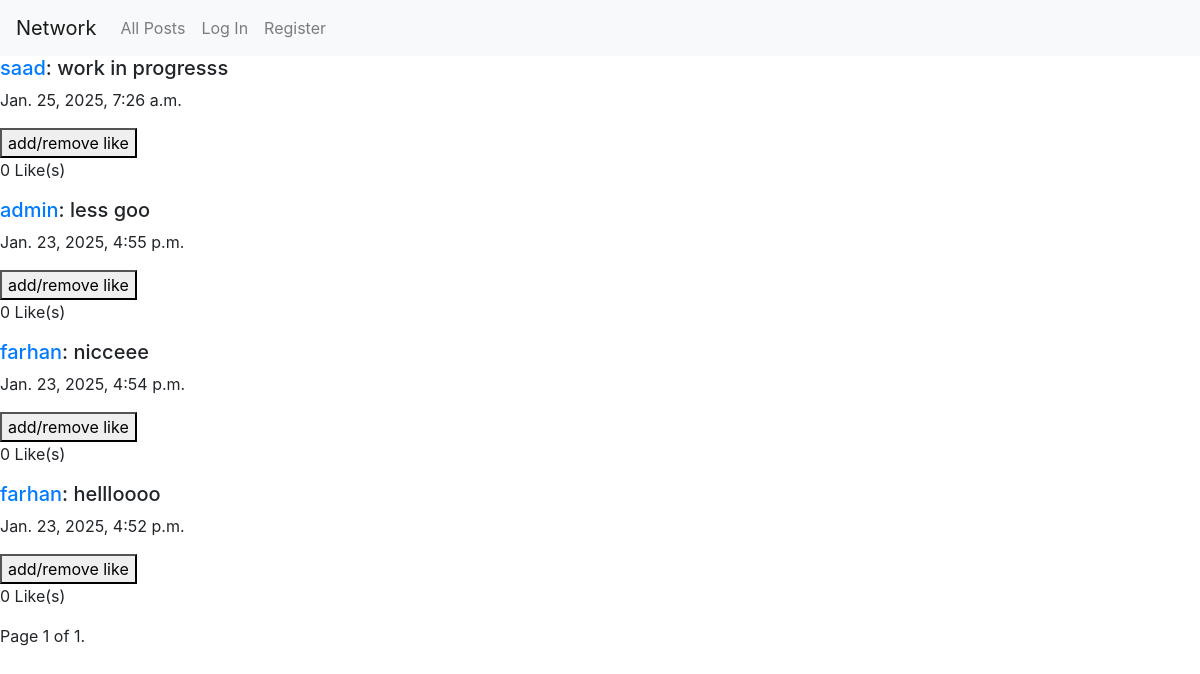
Before: / with the older database file.
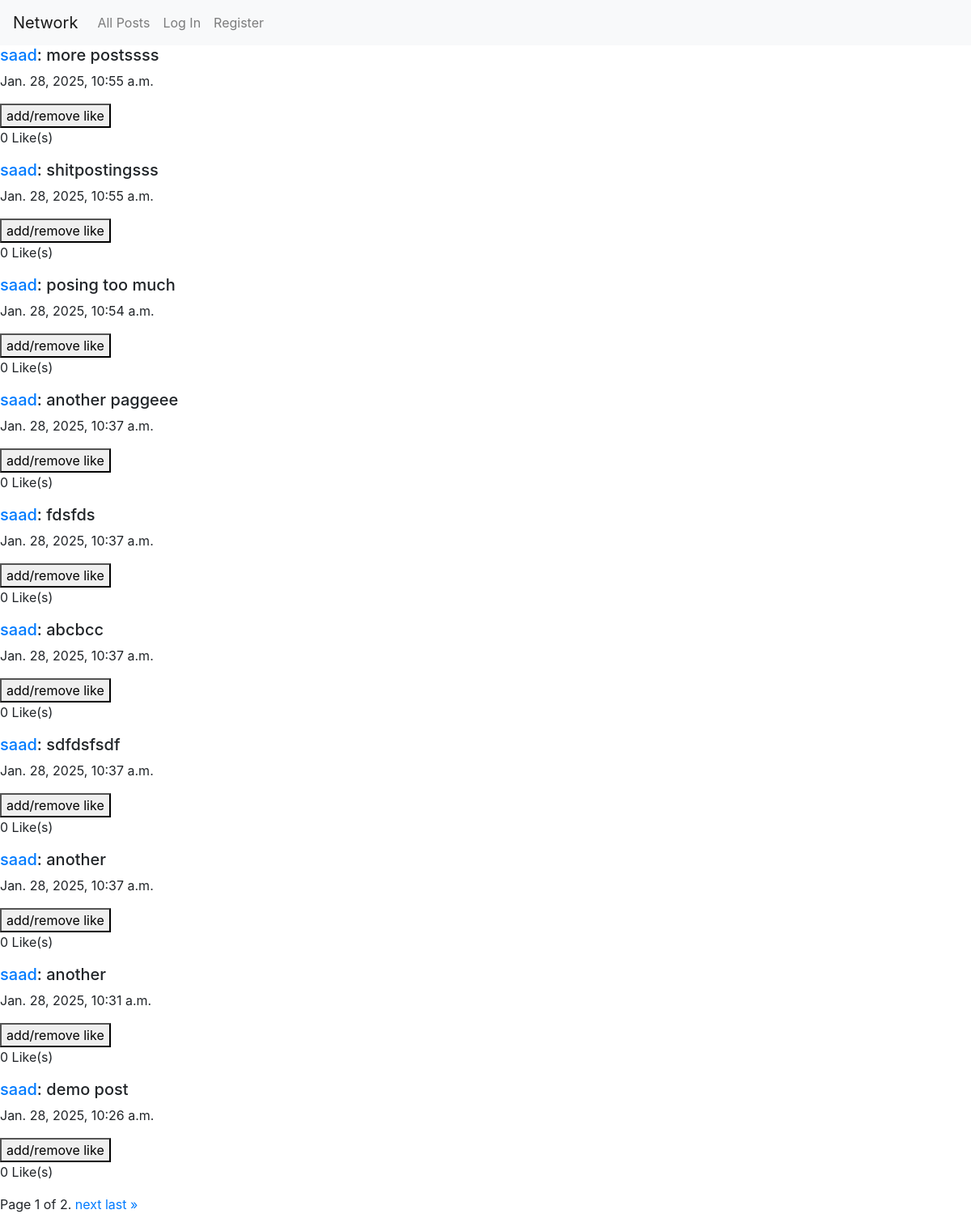
After: the same page with the newer database file.
### network/models.py (models this page shows, shortened)
class Post(models.Model):
    creator = models.ForeignKey(User, on_delete=models.CASCADE, related_name="posts")
    postContent = models.CharField(max_length=1000, blank=False)
    created_at = models.DateTimeField(auto_now_add=True)
    liked_by = models.ManyToManyField(User, related_name="liked_posts", blank=True)

class User(AbstractUser):
    followers = models.ManyToManyField('self', related_name='following', symmetrical=False, blank=True)

### network/views.py (the view)
# urls.py: path("", views.index, name="index"),
def index(request):
    posts_list = Post.objects.all().order_by('-created_at')
    paginator = Paginator(posts_list, 10)
    page_number = request.GET.get('page')
    page_obj = paginator.get_page(page_number)
    return render(request, "network/index.html", {"form": PostForm(), "page_obj":page_obj})

### network/templates/network/index.html (shortened to what this page needs)
{% extends "network/layout.html" %}
{% block body %}
{% include 'network/posts.html' %}
{% endblock %}

### network/templates/network/posts.html (shortened to what this page needs)
{% for post in page_obj %}
<div class="post">
    <h5><a href="{% url 'userProfile' post.creator.username %}">{{post.creator}}</a>: {{post.postContent}}</h5>
    <p>{{post.created_at}}</p>
    <button>add/remove like</button>
    <p>{{post.liked_by.count}} Like(s)</p>
</div>
{% empty %}
<div>No Posts.</div>
{% endfor %}
<div class="pagination">
    <span class="step-links">
        <span class="current">
            Page {{ page_obj.number }} of {{ page_obj.paginator.num_pages }}.
        </span>
        {% if page_obj.has_next %}
            <a href="?page={{ page_obj.next_page_number }}">next</a>
            <a href="?page={{ page_obj.paginator.num_pages }}">last &raquo;</a>
        {% endif %}
    </span>
</div>

Changed rows visible on the page:
no longer on this page (row unchanged): Post: creator "saad", postContent "work in progresss", created_at "Jan. 25, 2025, 7:26 a.m.", liked_by.count "0"
no longer on this page (row unchanged): Post: creator "admin", postContent "less goo", created_at "Jan. 23, 2025, 4:55 p.m.", liked_by.count "0"
no longer on this page (row unchanged): Post: creator "farhan", postContent "nicceee", created_at "Jan. 23, 2025, 4:54 p.m.", liked_by.count "0"
no longer on this page (row unchanged): Post: creator "farhan", postContent "hellloooo", created_at "Jan. 23, 2025, 4:52 p.m.", liked_by.count "0"
added Post: creator "saad", postContent "more postssss", created_at "Jan. 28, 2025, 10:55 a.m.", liked_by.count "0"
added Post: creator "saad", postContent "shitpostingsss", created_at "Jan. 28, 2025, 10:55 a.m.", liked_by.count "0"
added Post: creator "saad", postContent "posing too much", created_at "Jan. 28, 2025, 10:54 a.m.", liked_by.count "0"
added Post: creator "saad", postContent "another paggeee", created_at "Jan. 28, 2025, 10:37 a.m.", liked_by.count "0"
added Post: creator "saad", postContent "fdsfds", created_at "Jan. 28, 2025, 10:37 a.m.", liked_by.count "0"
added Post: creator "saad", postContent "abcbcc", created_at "Jan. 28, 2025, 10:37 a.m.", liked_by.count "0"
added Post: creator "saad", postContent "sdfdsfsdf", created_at "Jan. 28, 2025, 10:37 a.m.", liked_by.count "0"
added Post: creator "saad", postContent "another", created_at "Jan. 28, 2025, 10:37 a.m.", liked_by.count "0"
added Post: creator "saad", postContent "another", created_at "Jan. 28, 2025, 10:31 a.m.", liked_by.count "0"
added Post: creator "saad", postContent "demo post", created_at "Jan. 28, 2025, 10:26 a.m.", liked_by.count "0"
Other visible differences:
{{ page_obj.paginator.num_pages }}: "1" → "2"
text now shown: "next last »"
